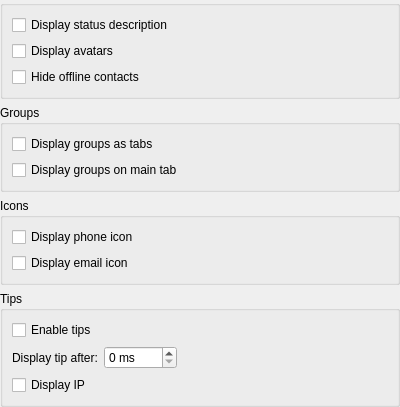
<?xml version="1.0" encoding="UTF-8"?>
<ui version="4.0">
 <class>RosterSettings</class>
 <widget class="KittySDK::SettingPage" name="RosterSettings">
  <property name="geometry">
   <rect>
    <x>0</x>
    <y>0</y>
    <width>400</width>
    <height>352</height>
   </rect>
  </property>
  <property name="windowTitle">
   <string>Roster</string>
  </property>
  <property name="name" stdset="0">
   <string notr="true">Display.Roster</string>
  </property>
  <property name="icon" stdset="0">
   <string/>
  </property>
  <layout class="QVBoxLayout" name="verticalLayout">
   <property name="margin">
    <number>0</number>
   </property>
   <item>
    <widget class="QGroupBox" name="rosterGroupBox">
     <property name="title">
      <string/>
     </property>
     <layout class="QFormLayout">
      <item row="0" column="0" colspan="2">
       <widget class="QCheckBox" name="displayRosterDescriptionCheckBox">
        <property name="text">
         <string>Display status description</string>
        </property>
       </widget>
      </item>
      <item row="1" column="0" colspan="2">
       <widget class="QCheckBox" name="displayRosterAvatarsCheckBox">
        <property name="text">
         <string>Display avatars</string>
        </property>
       </widget>
      </item>
      <item row="2" column="0" colspan="2">
       <widget class="QCheckBox" name="hideOfflineContactsCheckBox">
        <property name="text">
         <string>Hide offline contacts</string>
        </property>
       </widget>
      </item>
     </layout>
    </widget>
   </item>
   <item>
    <widget class="QGroupBox" name="rosterGroupsGroupBox">
     <property name="title">
      <string>Groups</string>
     </property>
     <layout class="QFormLayout" name="_2">
      <item row="0" column="0" colspan="2">
       <widget class="QCheckBox" name="rosterGroupsAsTabsCheckBox">
        <property name="text">
         <string>Display groups as tabs</string>
        </property>
       </widget>
      </item>
      <item row="1" column="0" colspan="2">
       <widget class="QCheckBox" name="rosterGroupsOnMainCheckBox">
        <property name="text">
         <string>Display groups on main tab</string>
        </property>
       </widget>
      </item>
     </layout>
    </widget>
   </item>
   <item>
    <widget class="QGroupBox" name="rosterIconsGroupBox">
     <property name="title">
      <string>Icons</string>
     </property>
     <layout class="QFormLayout" name="_3">
      <item row="0" column="0" colspan="2">
       <widget class="QCheckBox" name="rosterPhoneIconCheckBox">
        <property name="text">
         <string>Display phone icon</string>
        </property>
       </widget>
      </item>
      <item row="1" column="0" colspan="2">
       <widget class="QCheckBox" name="rosterEmailIconCheckBox">
        <property name="text">
         <string>Display email icon</string>
        </property>
       </widget>
      </item>
     </layout>
    </widget>
   </item>
   <item>
    <widget class="QGroupBox" name="rosterTipsGroupBox">
     <property name="title">
      <string>Tips</string>
     </property>
     <layout class="QFormLayout" name="_4">
      <property name="fieldGrowthPolicy">
       <enum>QFormLayout::ExpandingFieldsGrow</enum>
      </property>
      <item row="1" column="0">
       <widget class="QLabel" name="rosterTipDelayLabel">
        <property name="text">
         <string>Display tip after:</string>
        </property>
       </widget>
      </item>
      <item row="0" column="0" colspan="2">
       <widget class="QCheckBox" name="rosterTipsCheckBox">
        <property name="text">
         <string>Enable tips</string>
        </property>
       </widget>
      </item>
      <item row="2" column="0" colspan="2">
       <widget class="QCheckBox" name="displayRosterTipsIPCheckBox">
        <property name="text">
         <string>Display IP</string>
        </property>
       </widget>
      </item>
      <item row="1" column="1">
       <widget class="QSpinBox" name="rosterTipDelaySpinBox">
        <property name="suffix">
         <string> ms</string>
        </property>
        <property name="maximum">
         <number>2000</number>
        </property>
       </widget>
      </item>
     </layout>
    </widget>
   </item>
   <item>
    <spacer name="spacer">
     <property name="orientation">
      <enum>Qt::Vertical</enum>
     </property>
     <property name="sizeHint" stdset="0">
      <size>
       <width>20</width>
       <height>0</height>
      </size>
     </property>
    </spacer>
   </item>
  </layout>
 </widget>
 <customwidgets>
  <customwidget>
   <class>KittySDK::SettingPage</class>
   <extends>QWidget</extends>
   <header>SDK/SettingPage.h</header>
   <container>1</container>
  </customwidget>
 </customwidgets>
 <resources/>
 <connections/>
</ui>
